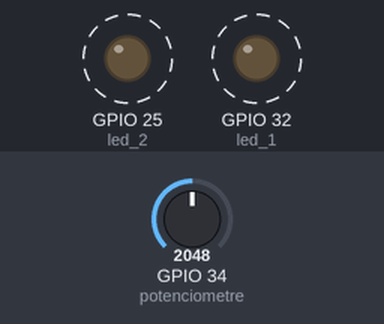
The program below on a simulated ESP32. Parts: output pins drawn as LEDs (lit = HIGH). Dashed ring = blinking. The inputs (shaded band) are chosen by the test bench; at power-on: GPIO 34 (potenciometre) = 2048. What the program prints to the serial monitor is not drawn.

Above: at 1.7 s.
Timing chart, 0 to 6.1 s (numbered marks = the images above):
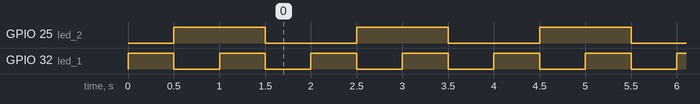

Measured:
- by itself, GPIO 25 (led_2): alternates HIGH for 1.0 s and LOW for 1.0 s
- by itself, GPIO 32 (led_1): alternates HIGH for 0.50 s and LOW for 0.50 s
- by itself, everything shown: repeats every 2.0 s, in 6 steps

The program:

main.cpp
```cpp
#include <Arduino.h>
TaskHandle_t Task1;
TaskHandle_t Task2;
TaskHandle_t Task3;

const int led_1 = 32;
const int led_2 = 25;
const int potenciometre = 34;


void Task1code( void * parameter ){
  Serial.print("Task1 is running on core ");
  Serial.println(xPortGetCoreID());

  for(;;){
    digitalWrite(led_1, HIGH);
    vTaskDelay(500);
    digitalWrite(led_1, LOW);
    vTaskDelay(500);
  }
}


void Task2code( void * parameter ){
  Serial.print("Task2 is running on core ");
  Serial.println(xPortGetCoreID());

  for(;;){
    digitalWrite(led_2, HIGH);
    vTaskDelay(1000);
    digitalWrite(led_2, LOW);
    vTaskDelay(1000);
  }
}

void Task3code( void * parameter ){
  Serial.print("Task3 is running on core ");
  Serial.println(xPortGetCoreID());

  for(;;){
    int prova = analogRead(potenciometre);
    Serial.print("Voltatge: ");
    Serial.println(prova);

     vTaskDelay(1000);
  }
}

void setup() {
  Serial.begin(115200);
  pinMode(led_1, OUTPUT);
  pinMode(led_2, OUTPUT);


  xTaskCreatePinnedToCore(Task1code,"Task1",10000,NULL,1,&Task1,0);
  vTaskDelay(500);

  xTaskCreatePinnedToCore(Task2code,"Task2",10000,NULL,1,&Task2,1);
    vTaskDelay(500);

  xTaskCreatePinnedToCore(Task3code,"Task3",10000,NULL,1,&Task3,0);
    vTaskDelay(500);
}


void loop() {

}
```
